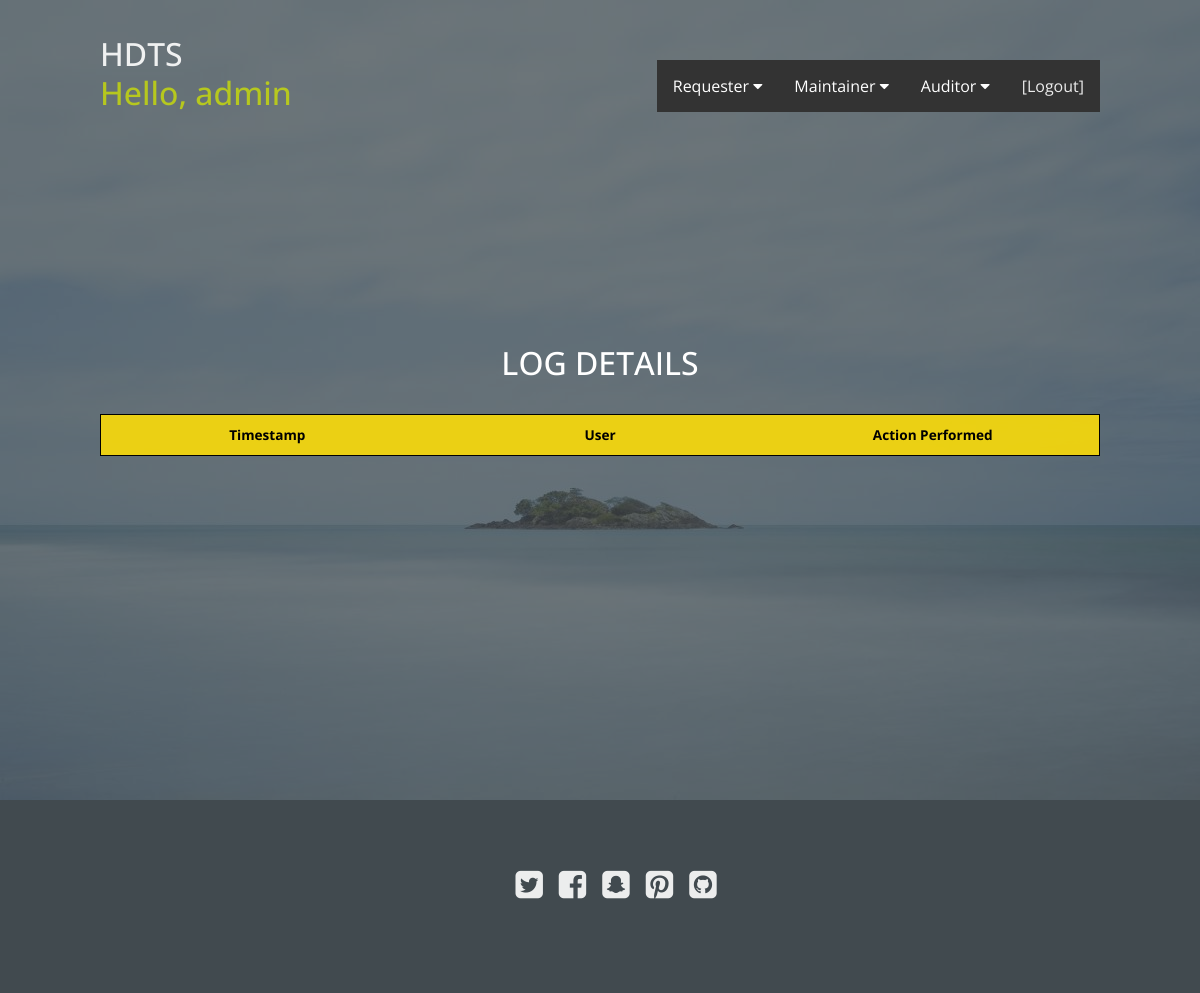
/auditor_log/ (signed in), run on an earlier commit of the app's database.
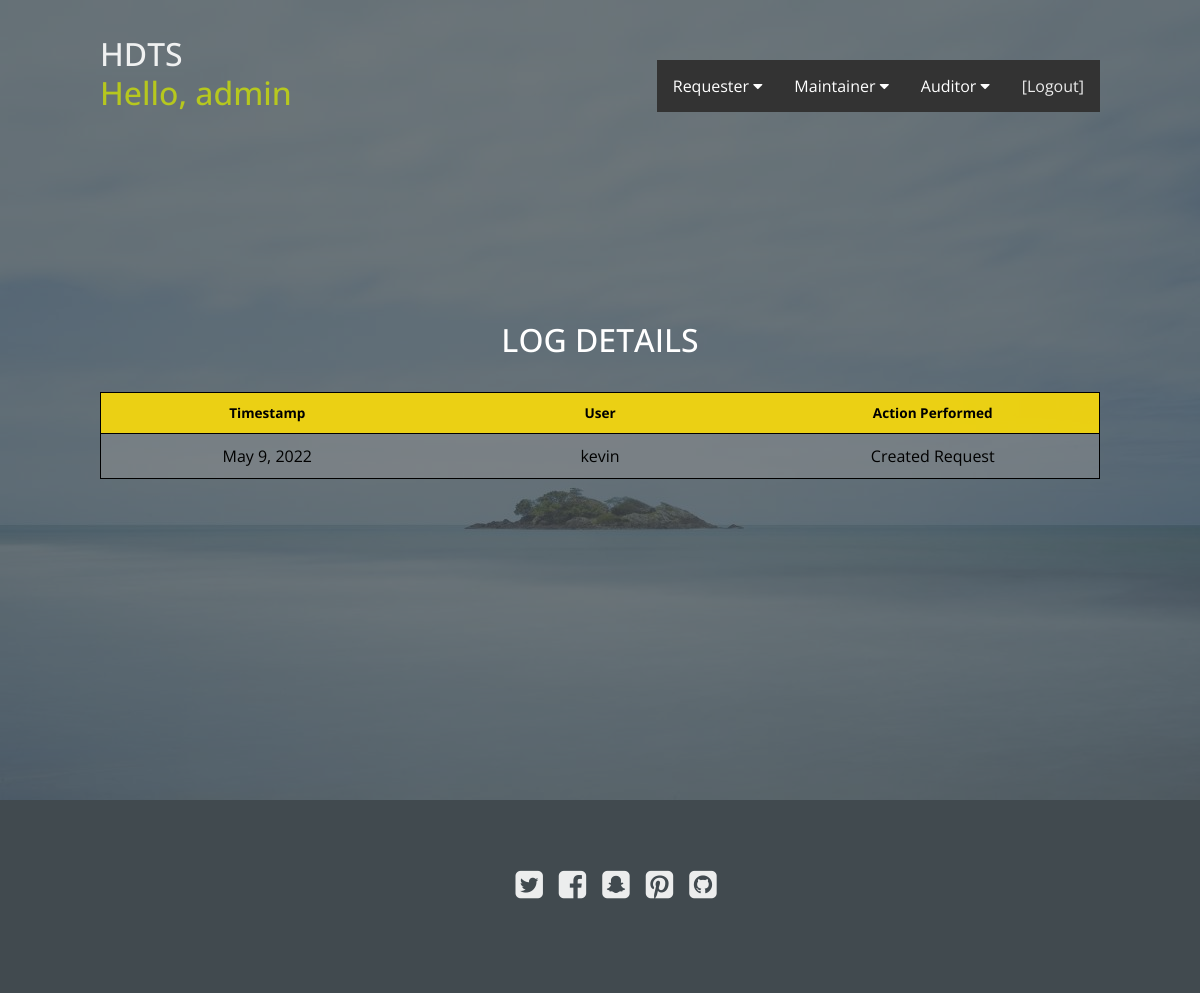
And on a later commit of the database.
### website/models.py (models this page shows, shortened)
class Log(models.Model):
    user = models.ForeignKey(User, null=True, on_delete=models.CASCADE)
    timestamp = models.DateField()
    action_performed = models.CharField(max_length=254)

### website/decorators.py (the view)
        def wrapper_func(request, *args, **kwargs):
            groups = []
            if request.user.groups.exists():
                for group in request.user.groups.all():
                    groups.append(group.name)
            check_true = any(group_names in groups for group_names in allowed_roles)
            if check_true:
                return view_func(request, *args, **kwargs)
            else:
                return HttpResponse("You are not authorized to view this page")

### website/views.py (called while the page is built)
@login_required(login_url='loginPage')
@allowed_users(allowed_roles=['admin', 'auditor'])
def auditor_log(request):
    logs = Log.objects.all()  # passing all logs
    context = {
        'log': logs,
    }
    return render(request, 'pages/auditor_log.html', context)

### website/templates/pages/auditor_log.html (shortened to what this page needs)
{% extends 'pages/base.html' %}
{% load static %}
{% block mainBody %}
<section class="hero">
    <div class="background-image" style="background-image: url({% static 'assets/img/island.jpg' %});"></div>
    <h2 class="title">LOG DETAILS</h2><br>
    <table class="request-table">
        <thead>
            <tr>
                <th scope="col">Timestamp</th>
                <th scope="col">User</th>
                <th scope="col">Action Performed</th>
            </tr>
        </thead>
        <tbody>
        {% for each_log in log %}
            <tr>
                <td scope ='row' data-label='Timestamp'>  {{each_log.timestamp}}</td>
                <td scope ='row' data-label='User'>{{each_log.user}}</td>
                <td scope ='row' data-label='Action Performed'>{{each_log.action_performed}}</td>
            </tr>
        {%endfor%}
        </tbody>
    </table>
</section>
{% endblock %}

### website/templates/pages/base.html (shortened to what this page needs)
{% load static %}
<!DOCTYPE html>
<html>
<head>
    <link href="https://cdn.jsdelivr.net/npm/bootstrap@5.1.3/dist/css/bootstrap.min.css" rel="stylesheet">
    <link rel="stylesheet" href="http://maxcdn.bootstrapcdn.com/font-awesome/4.6.0/css/font-awesome.min.css">
    <link rel="stylesheet" type="text/css" href="https://cdn.datatables.net/v/bs5/jq-3.6.0/jszip-2.5.0/dt-1.11.5/af-2.3.7/b-2.2.2/b-colvis-2.2.2/b-html5-2.2.2/b-print-2.2.2/cr-1.5.5/date-1.1.2/fc-4.0.2/fh-3.2.2/kt-2.6.4/r-2.2.9/rg-1.1.4/rr-1.2.8/sc-2.0.5/sb-1.3.2/sp-2.0.0/sl-1.3.4/sr-1.1.0/datatables.min.css"/>
    <link rel="stylesheet" href="{% static 'assets/css/styles2.css' %}">
</head>
<body>
<header>
    <h2><a href="{% url 'base' %}">HDTS</a>
        {% if request.user.is_authenticated %}
        <a href="{% url 'profilePage' %}">
            <p style="text-align:center;">
            <span style="color:rgba(201, 219, 10, 0.9);">Hello, {{request.user.first_name}}</span>
        </p>
        {% endif %}
        </a>
    </h2>
    {% block navbar %}
    {% if request.user.is_authenticated %}
    {% include 'pages/navbar_base.html' %}
    {% endif %}
    {% endblock %}
</header>
{% block mainBody %}{% endblock %}
<footer>
    <ul>
        <li><a href="#"><i class="fa fa-twitter-square"></i></a></li>
        <li><a href="#"><i class="fa fa-facebook-square"></i></a></li>
        <li><a href="#"><i class="fa fa-snapchat-square"></i></a></li>
        <li><a href="#"><i class="fa fa-pinterest-square"></i></a></li>
        <li><a href="#"><i class="fa fa-github-square"></i></a></li>
    </ul>
</footer>
</body>
</html>

### website/templates/pages/navbar_base.html (shortened to what this page needs)
<div id="navbar">
    <div id="dropdown">
        <button id="dropbtn">Requester
            <i class="fa fa-caret-down"></i>
        </button>
    </div>
    <div id="dropdown">
        <button id="dropbtn">Maintainer
            <i class="fa fa-caret-down"></i>
        </button>
    </div>
    <div id="dropdown">
        <button id="dropbtn">Auditor
            <i class="fa fa-caret-down"></i>
        </button>
    </div>
    <a href="{% url 'logoutUser' %}">[Logout]</a>
</div>

### static/assets/css/styles2.css (style rules this page uses)
* { margin: 0; padding: 0; box-sizing: border-box; }
html { font: normal 16px sans-serif; color: #555; }
ul, nav { list-style: none; }
a { text-decoration: none; color: inherit; cursor: pointer; opacity: 0.9; }
section { display: flex; flex-direction: column; align-items: center; padding: 125px 100px; }
header { position: absolute; top: 0; left: 0; z-index: 10; width: 100%; display: flex; justify-content: space-between; align-items: center; color: #fff; padding: 35px 100px 0; }
header h2 { font-family: 'Quicksand', sans-serif; }
.hero { position: relative; justify-content: center; min-height: 100vh; color: #fff; text-align: center; }
.hero .background-image { position: absolute; top: 0; left: 0; width: 100%; height: 100%; background-size: cover; background-color: #2196F3; z-index: -1; }
.hero .background-image:after { content: ''; position: absolute; top: 0; left: 0; width: 100%; height: 100%; background-color: #414a4f; opacity: 0.75; }
footer { display: flex; flex-direction: column; align-items: center; text-align: center; color: #fff; background-color: #414a4f; padding: 60px 0; }
footer ul { display: flex; margin-bottom: 25px; font-size: 32px; }
footer ul li { margin: 0 8px; }
footer ul li:first-child { margin-left: 0; }
footer ul li:last-child { margin-right: 0; }
#navbar { overflow: hidden; background-color: #333; }
#navbar a { float: left; font-size: 16px; color: white; text-align: center; padding: 14px 16px; text-decoration: none; }
#dropdown { float: left; overflow: hidden; }
#dropdown #dropbtn { font-size: 16px; border: none; outline: none; color: white; padding: 14px 16px; background-color: inherit; font-family: inherit; margin: 0; }
* { font-family: 'Open Sans', sans-serif; }
.request-table { border: 1px solid #ccc; border-collapse: collapse; margin: 0; padding: 0; width: 100%; table-layout: fixed; color: black; }
.request-table thead th { background: rgba(255, 222, 0, 0.85); }
.request-table tr { background-color: rgba(152, 152, 152, 0.4); border: 1px solid black; padding: 5px; }
.request-table th, .request-table td { padding: 10px; text-align: center; }
.request-table th { font-size: .85em; }

What changed in the data, as far as the page shows it:
added Log: timestamp "May 9, 2022", user "kevin", action_performed "Created Request"
